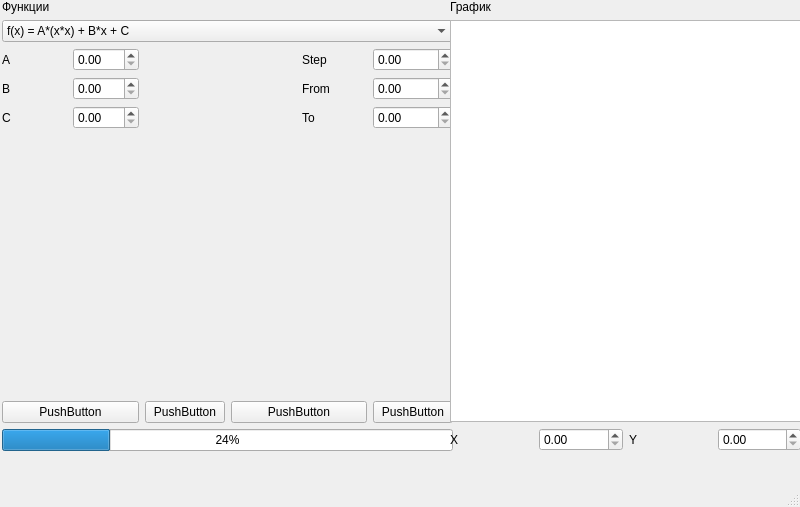
<?xml version="1.0" encoding="UTF-8"?>
<ui version="4.0">
 <class>MainWindow</class>
 <widget class="QMainWindow" name="MainWindow">
  <property name="geometry">
   <rect>
    <x>0</x>
    <y>0</y>
    <width>800</width>
    <height>507</height>
   </rect>
  </property>
  <property name="windowTitle">
   <string>MainWindow</string>
  </property>
  <widget class="QWidget" name="centralwidget">
   <widget class="QWidget" name="layoutWidget">
    <property name="geometry">
     <rect>
      <x>2</x>
      <y>0</y>
      <width>451</width>
      <height>451</height>
     </rect>
    </property>
    <layout class="QGridLayout" name="gridLayout">
     <item row="2" column="0">
      <widget class="QLabel" name="label">
       <property name="text">
        <string>A</string>
       </property>
      </widget>
     </item>
     <item row="7" column="0" colspan="6">
      <widget class="QProgressBar" name="progressBar">
       <property name="value">
        <number>24</number>
       </property>
      </widget>
     </item>
     <item row="4" column="1">
      <widget class="QDoubleSpinBox" name="cParametr"/>
     </item>
     <item row="5" column="0">
      <spacer name="verticalSpacer_6">
       <property name="orientation">
        <enum>Qt::Orientation::Vertical</enum>
       </property>
       <property name="sizeHint" stdset="0">
        <size>
         <width>20</width>
         <height>40</height>
        </size>
       </property>
      </spacer>
     </item>
     <item row="6" column="5">
      <widget class="QPushButton" name="pushButton_3">
       <property name="text">
        <string>PushButton</string>
       </property>
      </widget>
     </item>
     <item row="3" column="0">
      <widget class="QLabel" name="label_2">
       <property name="text">
        <string>B</string>
       </property>
      </widget>
     </item>
     <item row="3" column="5">
      <widget class="QDoubleSpinBox" name="fromSpinBox"/>
     </item>
     <item row="4" column="5">
      <widget class="QDoubleSpinBox" name="toSpinBox"/>
     </item>
     <item row="2" column="4">
      <widget class="QLabel" name="label_4">
       <property name="text">
        <string>Step</string>
       </property>
      </widget>
     </item>
     <item row="1" column="0" colspan="6">
      <widget class="QComboBox" name="comboBox">
       <item>
        <property name="text">
         <string>f(x) = A*(x*x) + B*x + C</string>
        </property>
       </item>
       <item>
        <property name="text">
         <string>cos(x)</string>
        </property>
       </item>
       <item>
        <property name="text">
         <string>tan(x)</string>
        </property>
       </item>
      </widget>
     </item>
     <item row="4" column="0">
      <widget class="QLabel" name="label_3">
       <property name="text">
        <string>C</string>
       </property>
      </widget>
     </item>
     <item row="5" column="4">
      <spacer name="verticalSpacer_4">
       <property name="orientation">
        <enum>Qt::Orientation::Vertical</enum>
       </property>
       <property name="sizeHint" stdset="0">
        <size>
         <width>20</width>
         <height>40</height>
        </size>
       </property>
      </spacer>
     </item>
     <item row="5" column="1">
      <spacer name="verticalSpacer">
       <property name="orientation">
        <enum>Qt::Orientation::Vertical</enum>
       </property>
       <property name="sizeHint" stdset="0">
        <size>
         <width>20</width>
         <height>40</height>
        </size>
       </property>
      </spacer>
     </item>
     <item row="4" column="4">
      <widget class="QLabel" name="label_6">
       <property name="text">
        <string>To</string>
       </property>
      </widget>
     </item>
     <item row="5" column="3">
      <spacer name="verticalSpacer_3">
       <property name="orientation">
        <enum>Qt::Orientation::Vertical</enum>
       </property>
       <property name="sizeHint" stdset="0">
        <size>
         <width>20</width>
         <height>40</height>
        </size>
       </property>
      </spacer>
     </item>
     <item row="2" column="5">
      <widget class="QDoubleSpinBox" name="stepSpinBox"/>
     </item>
     <item row="0" column="0" colspan="2">
      <widget class="QLabel" name="label_8">
       <property name="text">
        <string>Функции</string>
       </property>
      </widget>
     </item>
     <item row="5" column="5">
      <spacer name="verticalSpacer_5">
       <property name="orientation">
        <enum>Qt::Orientation::Vertical</enum>
       </property>
       <property name="sizeHint" stdset="0">
        <size>
         <width>20</width>
         <height>40</height>
        </size>
       </property>
      </spacer>
     </item>
     <item row="5" column="2">
      <spacer name="verticalSpacer_2">
       <property name="orientation">
        <enum>Qt::Orientation::Vertical</enum>
       </property>
       <property name="sizeHint" stdset="0">
        <size>
         <width>20</width>
         <height>40</height>
        </size>
       </property>
      </spacer>
     </item>
     <item row="2" column="1">
      <widget class="QDoubleSpinBox" name="aParametr"/>
     </item>
     <item row="6" column="3" colspan="2">
      <widget class="QPushButton" name="pushButton_2">
       <property name="text">
        <string>PushButton</string>
       </property>
      </widget>
     </item>
     <item row="3" column="4">
      <widget class="QLabel" name="label_5">
       <property name="text">
        <string>From</string>
       </property>
      </widget>
     </item>
     <item row="3" column="1">
      <widget class="QDoubleSpinBox" name="bParametr"/>
     </item>
     <item row="6" column="0" colspan="2">
      <widget class="QPushButton" name="pushButton">
       <property name="text">
        <string>PushButton</string>
       </property>
      </widget>
     </item>
     <item row="6" column="2">
      <widget class="QPushButton" name="pushButton_4">
       <property name="text">
        <string>PushButton</string>
       </property>
      </widget>
     </item>
    </layout>
   </widget>
   <widget class="QWidget" name="layoutWidget">
    <property name="geometry">
     <rect>
      <x>450</x>
      <y>0</y>
      <width>351</width>
      <height>451</height>
     </rect>
    </property>
    <layout class="QVBoxLayout" name="verticalLayout_2">
     <item>
      <layout class="QVBoxLayout" name="verticalLayout">
       <item>
        <widget class="QLabel" name="label_7">
         <property name="text">
          <string>График</string>
         </property>
        </widget>
       </item>
      </layout>
     </item>
     <item>
      <widget class="QTableWidget" name="tableWidget"/>
     </item>
     <item>
      <layout class="QHBoxLayout" name="horizontalLayout">
       <item>
        <widget class="QLabel" name="label_9">
         <property name="text">
          <string>X</string>
         </property>
        </widget>
       </item>
       <item>
        <widget class="QDoubleSpinBox" name="xSpinBox"/>
       </item>
       <item>
        <widget class="QLabel" name="label_10">
         <property name="text">
          <string>Y</string>
         </property>
        </widget>
       </item>
       <item>
        <widget class="QDoubleSpinBox" name="ySpinBox"/>
       </item>
      </layout>
     </item>
    </layout>
   </widget>
  </widget>
  <widget class="QMenuBar" name="menubar">
   <property name="geometry">
    <rect>
     <x>0</x>
     <y>0</y>
     <width>800</width>
     <height>26</height>
    </rect>
   </property>
  </widget>
  <widget class="QStatusBar" name="statusbar"/>
 </widget>
 <resources/>
 <connections/>
</ui>
